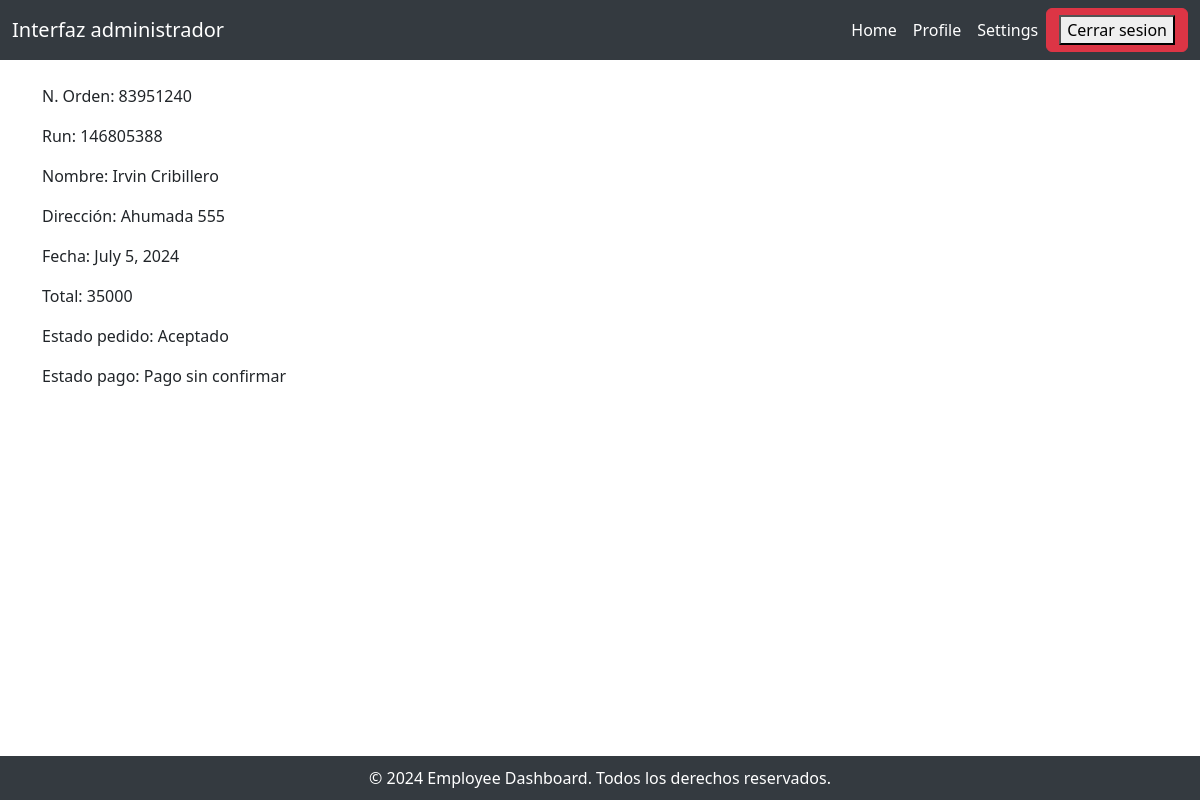
Page /detalle_registrado/4 on the committed database.
### Ferremax/models.py (models this page shows, shortened)
class pedido(models.Model):
    idPedido = models.AutoField(primary_key=True)
    idOrden = models.IntegerField()
    idSesion = models.IntegerField()
    direccionPedido = models.CharField(max_length=50, blank=False, null=False)
    fechaPedido = models.DateField(blank=False, null=False)
    totalPedido = models.IntegerField()
    estadoPedido = models.ForeignKey("estadoPedido", on_delete=models.CASCADE)
    estadoPago = models.ForeignKey("estadoPago", on_delete=models.CASCADE)
    cliente = models.ForeignKey("cliente", on_delete=models.CASCADE)

class cliente(models.Model):
    runCliente = models.CharField(max_length=10, primary_key=True)
    nombreCompleto = models.CharField(max_length=20, blank=False, null=False)
    correo = models.CharField(max_length=20, blank=False, null=False)
    contraseña = models.CharField(max_length=20, blank=False, null=False)
    tipoUsuario = models.ForeignKey("tipoUsuario", on_delete=models.CASCADE)

class estadoPedido(models.Model):
    idEstadoPedido = models.AutoField(primary_key=True)
    nombreEstadoPedido = models.CharField(max_length=50, blank=False, null=False)

class estadoPago(models.Model):
    idEstadoPago = models.AutoField(primary_key=True)
    nombreEstadoPago = models.CharField(max_length=50, blank=False, null=False)

### Ferremax/views.py (the view)
# urls.py: path("detalle_registrado/<str:pk>", detalle_registrado, name="detalle_registrado"),
def detalle_registrado(request, pk):
    ped = pedido.objects.get(idPedido=pk)
    context = {
        "pedido" : ped
    }
    return render(request, "core/detalle_registrado.html", context)

### Ferremax/templates/core/detalle_registrado.html (shortened to what this page needs)
<!doctype html>
<html lang="en">
  {%load static%}
<head>
  <link href="{% static '../static/css/Empleados.css' %}" rel="stylesheet" />
  <link href="https://cdn.jsdelivr.net/npm/bootstrap@5.3.2/dist/css/bootstrap.min.css" rel="stylesheet">
</head>
<body>
    <header>
        <nav class="navbar navbar-expand-lg">
            <div class="container-fluid">
                <a class="navbar-brand" href="#">Interfaz administrador</a>
                <div class="collapse navbar-collapse" id="navbarNav">
                    <ul class="navbar-nav ms-auto">
                        <li class="nav-item">
                            <a class="nav-link" href="#">Home</a>
                        </li>
                        <li class="nav-item">
                            <a class="nav-link" href="#">Profile</a>
                        </li>
                        <li class="nav-item">
                            <a class="nav-link" href="#">Settings</a>
                        </li>
                    </ul>
                    <a href="{% url 'logout_empleado' %}" class="btn btn-danger"><Button>Cerrar sesion</Button></a>
                </div>
            </div>
        </nav>
    </header>
    <main>
        <div class="container mt-4">
            <div class="row">
                <p>N. Orden: {{pedido.idOrden}}</p>
                <p>Run: {{pedido.cliente.runCliente}}</p>
                <p>Nombre: {{pedido.cliente.nombreCompleto}}</p>
                <p>Dirección: {{pedido.direccionPedido}}</p>
                <p>Fecha: {{pedido.fechaPedido}}</p>
                <p>Total: {{pedido.totalPedido}}</p>
                <p>Estado pedido: {{pedido.estadoPedido.nombreEstadoPedido}}</p>
                <p>Estado pago: {{pedido.estadoPago.nombreEstadoPago}}</p>
            </div>
        </div>
    </main>
    <footer class="footer">
        &copy; 2024 Employee Dashboard. Todos los derechos reservados.
    </footer>
</body>
</html>

### Ferremax/static/css/Empleados.css (style rules this page uses)
body { background-color: #f5f5f5; }
.navbar { background-color: #343a40; }
.navbar-brand, .nav-link, .nav-item { color: white !important; }
.footer { text-align: center; padding: 10px; background-color: #343a40; color: white; position: absolute; bottom: 0; width: 100%; }

### rows in the picture
pedido: idOrden "83951240", cliente.runCliente "146805388", cliente.nombreCompleto "Irvin Cribillero", direccionPedido "Ahumada 555", fechaPedido "July 5, 2024", totalPedido "35000", estadoPedido.nombreEstadoPedido "Aceptado", estadoPago.nombreEstadoPago "Pago sin confirmar"
